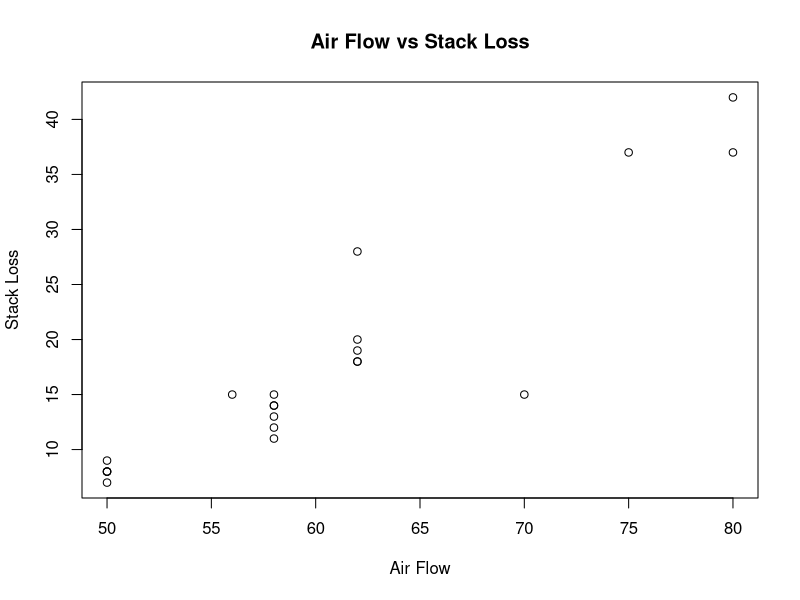

Write R code to recreate this figure.
## ---- chunk 1
#Retrieve the summary of the stackloss dataset
summary(stackloss)

#Retrieve the structure of the stackloss dataset
str(stackloss)


#Assign the data from stackloss to the scatter plot data and verify the data
input <- stackloss[,c("Air.Flow","stack.loss")]
print(head(input))

# Plot the chart using the 2 variables Air Flow and Stack Loss
plot(x = input$"Air.Flow",y = input$"stack.loss",
     xlab = "Air Flow",
     ylab = "Stack Loss",
     main = "Air Flow vs Stack Loss"
)
